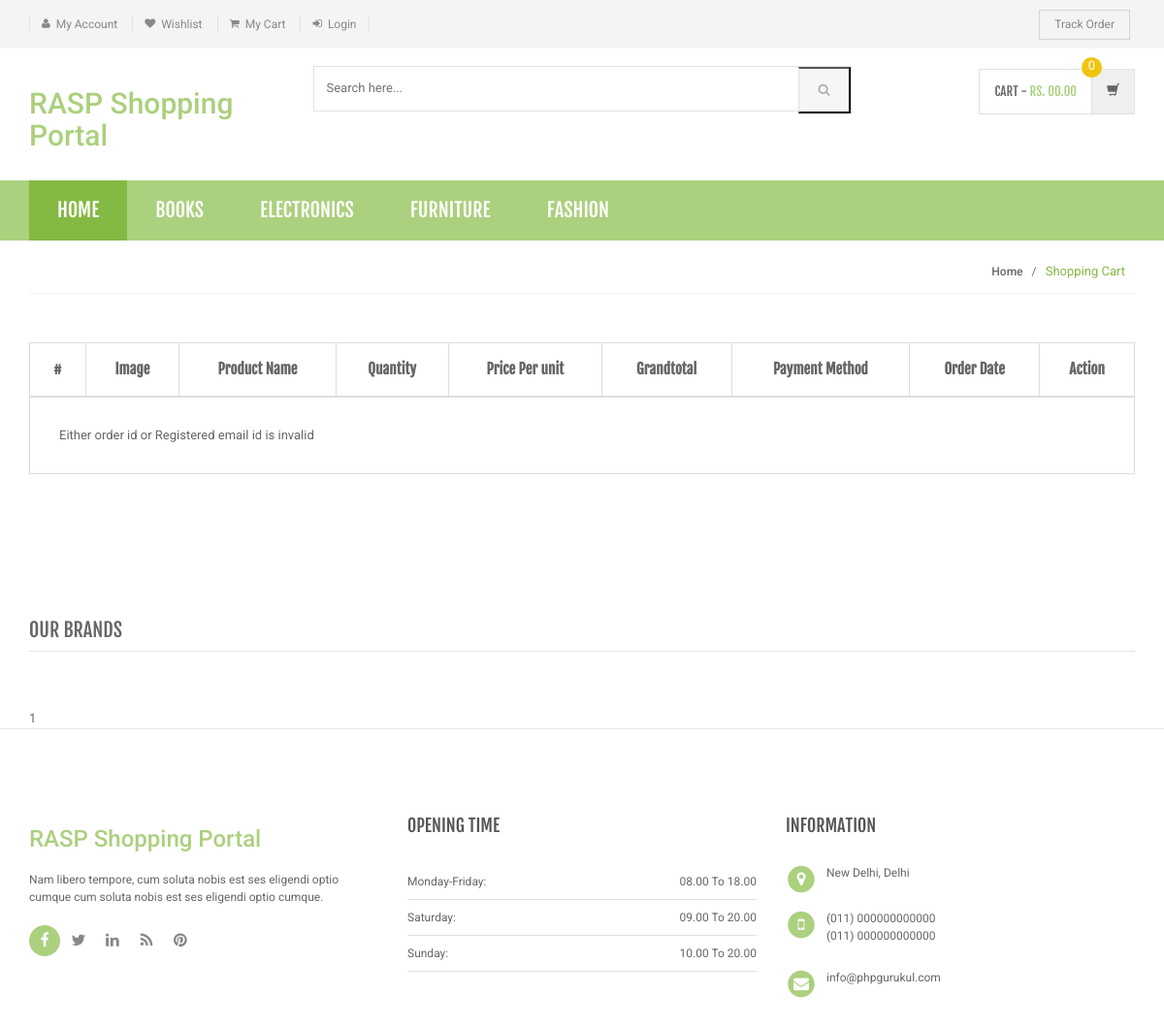
The page /order-details.php on the database its author committed.
### tables this page shows
CREATE TABLE `category` (
  `id` int(11) NOT NULL,
  `categoryName` varchar(255) DEFAULT NULL,
  `categoryDescription` longtext DEFAULT NULL,
  `creationDate` timestamp NOT NULL DEFAULT current_timestamp(),
  `updationDate` varchar(255) DEFAULT NULL
);

### includes/menu-bar.php (the view, shortened to what this page needs)
<div class="header-nav animate-dropdown">
    <div class="container">
        <div class="yamm navbar navbar-default" role="navigation">
            <div class="nav-bg-class">
                <div class="navbar-collapse collapse" id="mc-horizontal-menu-collapse">
	<div class="nav-outer">
		<ul class="nav navbar-nav">
			<li class="active dropdown yamm-fw">
				<a href="index.php" data-hover="dropdown" class="dropdown-toggle">Home</a>
			</li>
              <?php $sql=mysqli_query($con,"select id,categoryName  from category limit 6");
while($row=mysqli_fetch_array($sql))
{
    ?>
			<li class="dropdown yamm">
				<a href="category.php?cid=<?php echo $row['id'];?>"> <?php echo $row['categoryName'];?></a>
			</li>
			<?php } ?>
		</ul>
		<div class="clearfix"></div>
	</div>
</div>
            </div>
        </div>
    </div>
</div>

### assets/css/green.css (style rules this page uses)
a { color: #abd07e; }
.header-style-1 .header-nav { background: #abd07e; }
.cnt-home .header-style-1 .header-nav .navbar .navbar-nav > li.active { background: #84b943; }

### assets/css/lightbox.css (style rules this page uses)
body:after { content: url(../images/close.png) url(../images/loading.gif) url(../images/prev.png) url(../images/next.png); display: none; }

### assets/css/blue.css (style rules this page uses)
a { color: #3498db; }
.header-style-1 .header-nav { background: #3498db; }
.cnt-home .header-style-1 .header-nav .navbar .navbar-nav > li.active { background: #1d6ca1; }

### assets/css/red.css (style rules this page uses)
a { color: #ff6c6c; }
.header-style-1 .header-nav { background: #ff6c6c; }
.cnt-home .header-style-1 .header-nav .navbar .navbar-nav > li.active { background: #ff1a1a; }

### assets/css/orange.css (style rules this page uses)
a { color: #f39c12; }
.header-style-1 .header-nav { background: #f39c12; }
.cnt-home .header-style-1 .header-nav .navbar .navbar-nav > li.active { background: #ab6c09; }

### assets/css/dark-green.css (style rules this page uses)
a { color: #12cca7; }
.header-style-1 .header-nav { background: #12cca7; }
.cnt-home .header-style-1 .header-nav .navbar .navbar-nav > li.active { background: #0b816a; }

### rows shown on the page
category: categoryName "BOOKS"
category: categoryName "ELECTRONICS"
category: categoryName "FURNITURE"
category: categoryName "FASHION"

### other values the page prints
include('includes/brands-slider.php') "1"
